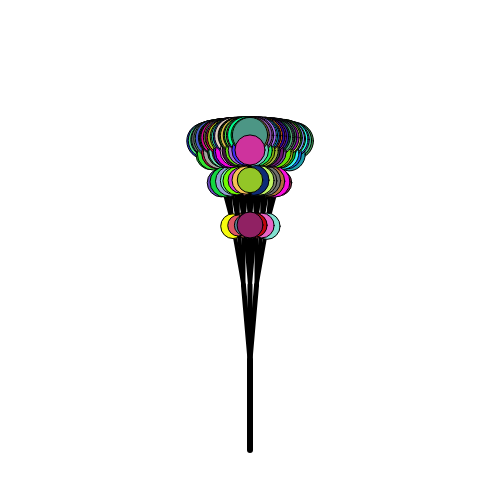
Frame 1 (no input)
Frame 60 (no input): identical to frame 1, image omitted
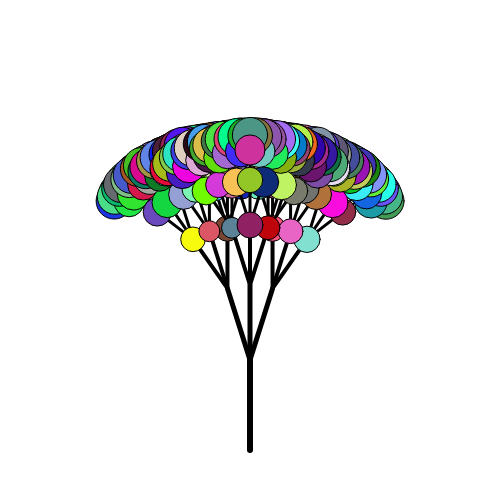
Frame 120 (the mouse pressed at the canvas centre since frame 60)

The p5.js sketch that drew these frames (run headless with seeded random() and noise() and a simulated clock; from frame 60 on, the mouse is pressed at the canvas centre):

// p5.js sketch
// ── sketch.js
// Baloon Tree
// Raghad Ibrahim
// Nov 24, 2023
// Creating a tree with circular leaves of random color and size.

let scale = 15;
let size;
let depthnum = 5;

function setup() {
  createCanvas(500, 500);
}

function draw() {
  randomSeed(99);
  background(255);
  drawTree(width/2, height*.9, 90, 6);
}

function drawLine( x1, y1, x2, y2, depth) {
  //draw a line segment connecting (x1,y1) to (x2,y2)
  strokeWeight(depth);
  line(x1, y1, x2, y2);
}

function drawLeaf(x, y, s, depth){
    fill(random(255), random(255), random(255));
    circle(x, y, s, depth);
  }

function drawTree(x1, y1, angle, depth) {
  size =  map(mouseX, 0, width, 5, 30);
  if (depth > 0) {
    let x2 = x1 + (cos(radians(angle))*depth*scale); 
    //calculate endpoints of current branch
    let y2 = y1 - (sin(radians(angle))*depth*scale); 
    //using trig ratios. Get shorter based on depth
    drawLine(x1, y1, x2, y2, depth);
    //for a 2-branch tree:
    drawTree(x2, y2, angle-size, depth-1);
    drawTree(x2, y2, angle+size, depth-1);
    drawTree(x2, y2, angle, depth-1);
    if(depth<depthnum){
      drawLeaf(x2, y2, 40 - random(depth*3, depth*5), depth-1);
    }
  }
}


function keyPressed(){
  if(keyIsDown(90)) depthnum--;
  else if(keyIsDown(88)) depthnum++;
}
